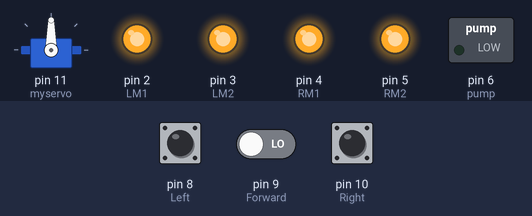
Simulated run of this sketch. Board: Arduino Uno, built with avr-gcc and run on an emulated ATmega328P. Parts: servo, switched loads named in the sketch (green lamp = pin HIGH), output pins drawn as LEDs (lit = HIGH). Inputs (shaded band) come from the test bench; at power-on: pin 9 (Forward) LOW, pin 8 (Left) LOW, pin 10 (Right) LOW.

Above: at 3.8 s.
6.7 s: pin 9 (Forward) driven HIGH
At 7.31 s:
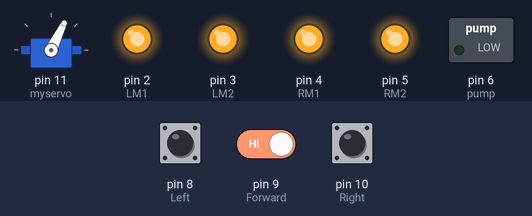
At 9.8 s:
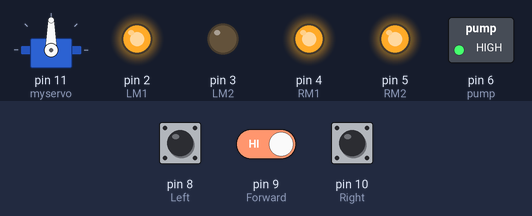
10.5 s: pin 8 (Left) pulled HIGH for 3 s
At 11.1 s:
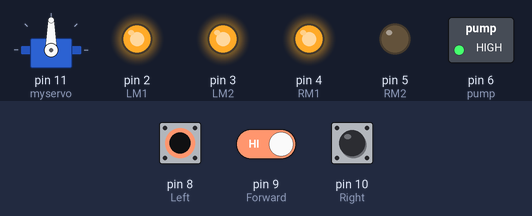
Timing chart, 0 to 15.1 s (numbered marks = the images above; inputs shaded):
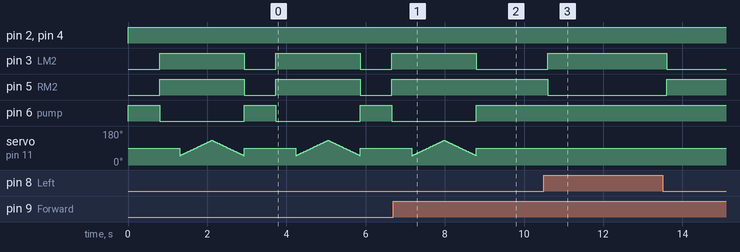

The sketch:

FFR.ino
```cpp
#include <Servo.h>
Servo myservo;
int pos = 0;
boolean fire = false;
#define Left 8      // left sensor
#define Right 10    // right sensor
#define Forward 9   //front sensor
#define LM1 2       // left motor
#define LM2 3       // left motor
#define RM1 4       // right motor
#define RM2 5       // right motor
#define pump 6
void setup()
{
  pinMode(Left, INPUT);
  pinMode(Right, INPUT);
  pinMode(Forward, INPUT);
  pinMode(LM1, OUTPUT);
  pinMode(LM2, OUTPUT);
  pinMode(RM1, OUTPUT);
  pinMode(RM2, OUTPUT);
  pinMode(pump, OUTPUT);
  digitalWrite(pump, HIGH);
  myservo.attach(11);
  myservo.write(90);
}
void put_off_fire()
{
    delay (500);
    digitalWrite(LM1, HIGH);
    digitalWrite(LM2, HIGH);
    digitalWrite(RM1, HIGH);
    digitalWrite(RM2, HIGH);
    digitalWrite(pump, LOW);
    delay(500);
    for (pos = 50; pos <= 130; pos += 1)
    {
     myservo.write(pos);
     delay(10);
    }
    for (pos = 130; pos >= 50; pos -= 1)
    {
     myservo.write(pos);
     delay(10);
    }
    digitalWrite(pump,HIGH);
    myservo.write(90);
    fire=false;
}
void loop()
{
   myservo.write(90); //making a free sweep for servo
    if (digitalRead(Left) ==1 && digitalRead(Right)==1 && digitalRead(Forward) ==1)
    {
    digitalWrite(LM1, HIGH);
    digitalWrite(LM2, HIGH);
    digitalWrite(RM1, HIGH);
    digitalWrite(RM2, HIGH);
    }
    else if (digitalRead(Forward) ==0)
    {
    digitalWrite(LM1, HIGH);
    digitalWrite(LM2, LOW);
    digitalWrite(RM1, HIGH);
    digitalWrite(RM2, LOW);
    fire = true;
    }
    else if (digitalRead(Left) ==0)
    {
    digitalWrite(LM1, HIGH);
    digitalWrite(LM2, LOW);
    digitalWrite(RM1, HIGH);
    digitalWrite(RM2, HIGH);
    }
    else if (digitalRead(Right) ==0)
    {
    digitalWrite(LM1, HIGH);
    digitalWrite(LM2, HIGH);
    digitalWrite(RM1, HIGH);
    digitalWrite(RM2, LOW);
    }
delay(300);//use this value to stop robot before fire accordingly
     while (fire == true)
     {
      put_off_fire();
     }
}
```

Measured:
- after the input at 6.7 s, pin 3 (LM2): goes on until 8.8 s, then stays LOW; pin 5 (RM2): stays HIGH (without the input it goes to LOW after 2.1 s); pin 6 (pump): goes on until 8.8 s, then stays HIGH
- after the input at 10.5 s, pin 3 (LM2): LOW → HIGH after 0.10 s, → LOW 3.0 s later; pin 5 (RM2): HIGH → LOW after 0.10 s, → HIGH 3.0 s later
- by itself, pin 3 (LM2), pin 5 (RM2): alternates HIGH for 2.1 s and LOW for 0.80 s
- by itself, pin 6 (pump): alternates HIGH for 0.80 s and LOW for 2.1 s
